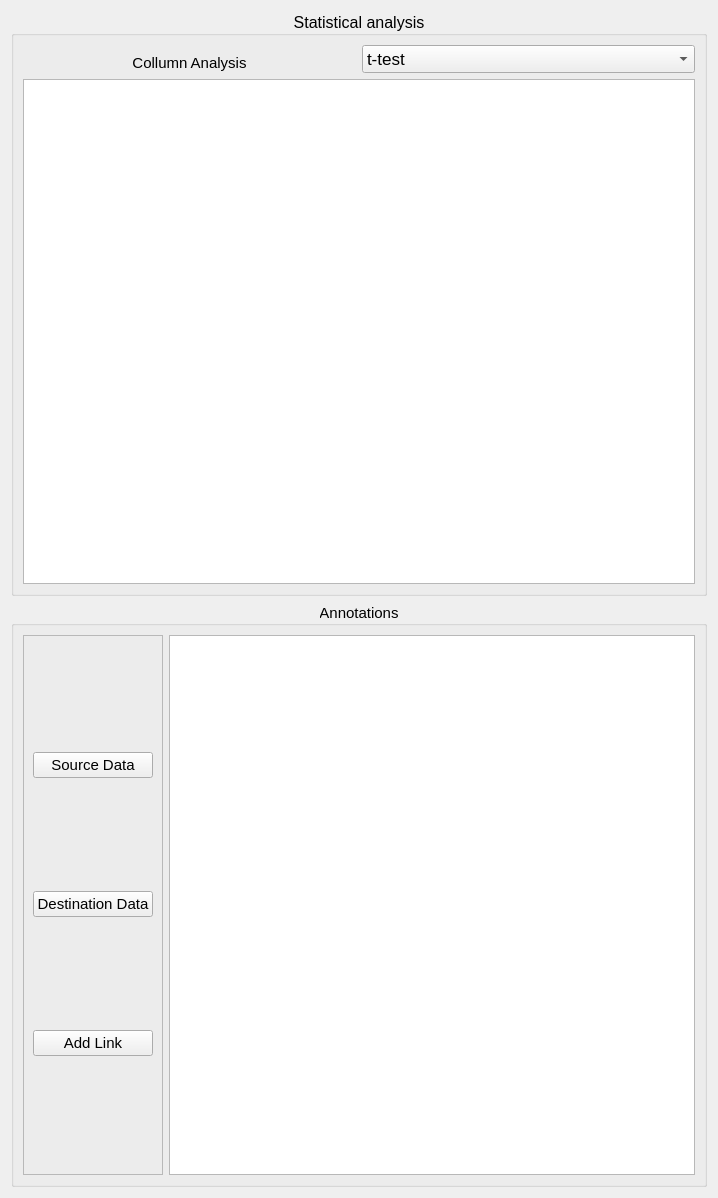
                <widget class="QWidget" name="scrollAreaWidgetContents_6">
                 <property name="geometry">
                  <rect>
                   <x>0</x>
                   <y>0</y>
                   <width>718</width>
                   <height>1198</height>
                  </rect>
                 </property>
                 <layout class="QVBoxLayout" name="verticalLayout_2">
                  <item>
                   <widget class="QGroupBox" name="statistical_analysis_groupBox">
                    <property name="font">
                     <font>
                      <pointsize>12</pointsize>
                     </font>
                    </property>
                    <property name="title">
                     <string>Statistical analysis</string>
                    </property>
                    <property name="alignment">
                     <set>Qt::AlignCenter</set>
                    </property>
                    <layout class="QGridLayout" name="gridLayout">
                     <property name="topMargin">
                      <number>9</number>
                     </property>
                     <item row="0" column="0">
                      <widget class="QLabel" name="CollumnAnalysis_text">
                       <property name="minimumSize">
                        <size>
                         <width>0</width>
                         <height>28</height>
                        </size>
                       </property>
                       <property name="maximumSize">
                        <size>
                         <width>16777215</width>
                         <height>10</height>
                        </size>
                       </property>
                       <property name="font">
                        <font>
                         <pointsize>11</pointsize>
                        </font>
                       </property>
                       <property name="text">
                        <string>Collumn Analysis</string>
                       </property>
                       <property name="alignment">
                        <set>Qt::AlignHCenter|Qt::AlignTop</set>
                       </property>
                      </widget>
                     </item>
                     <item row="0" column="1">
                      <widget class="QComboBox" name="statisticalAnalysis_combobox">
                       <property name="font">
                        <font>
                         <pointsize>13</pointsize>
                        </font>
                       </property>
                       <item>
                        <property name="text">
                         <string>t-test</string>
                        </property>
                       </item>
                       <item>
                        <property name="text">
                         <string>One-way Anova</string>
                        </property>
                       </item>
                       <item>
                        <property name="text">
                         <string>Two-way Anova</string>
                        </property>
                       </item>
                      </widget>
                     </item>
                     <item row="1" column="0" colspan="2">
                      <widget class="QTextBrowser" name="textBrowser"/>
                     </item>
                    </layout>
                   </widget>
                  </item>
                  <item>
                   <widget class="QGroupBox" name="Annotations_GroupBox">
                    <property name="font">
                     <font>
                      <pointsize>11</pointsize>
                     </font>
                    </property>
                    <property name="title">
                     <string>Annotations</string>
                    </property>
                    <property name="alignment">
                     <set>Qt::AlignCenter</set>
                    </property>
                    <layout class="QGridLayout" name="gridLayout_2">
                     <item row="0" column="0">
                      <widget class="QFrame" name="frame_2">
                       <property name="frameShape">
                        <enum>QFrame::StyledPanel</enum>
                       </property>
                       <property name="frameShadow">
                        <enum>QFrame::Raised</enum>
                       </property>
                       <layout class="QVBoxLayout" name="verticalLayout">
                        <item>
                         <widget class="QPushButton" name="Source_Data_btn">
                          <property name="text">
                           <string>Source Data</string>
                          </property>
                         </widget>
                        </item>
                        <item>
                         <widget class="QPushButton" name="Destination_Data_btn">
                          <property name="text">
                           <string>Destination Data</string>
                          </property>
                         </widget>
                        </item>
                        <item>
                         <widget class="QPushButton" name="Add_Link_btn">
                          <property name="text">
                           <string>Add Link</string>
                          </property>
                         </widget>
                        </item>
                       </layout>
                      </widget>
                     </item>
                     <item row="0" column="1">
                      <widget class="QListView" name="Pg2_Annotatations_listView"/>
                     </item>
                    </layout>
                   </widget>
                  </item>
                 </layout>
                </widget>
